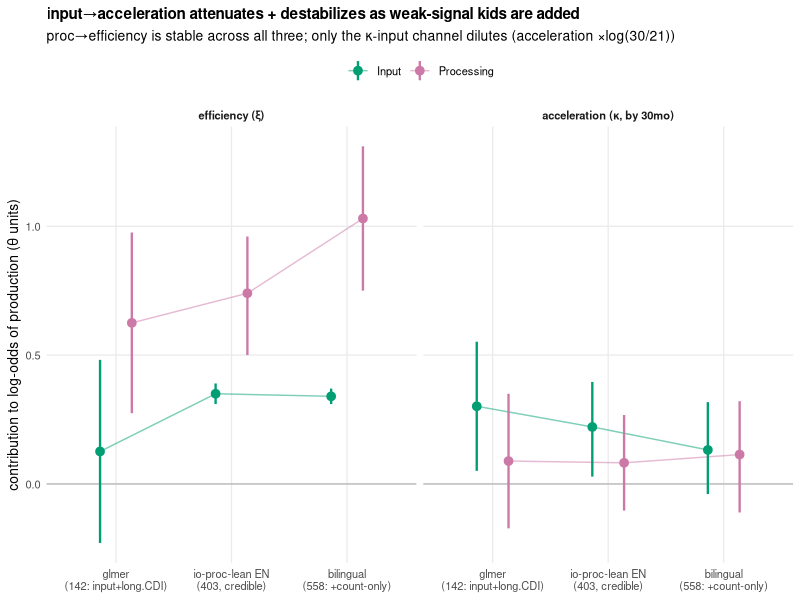

This figure's R source:
## Bilingual diagnostic: the input->acceleration coefficient across three estimators of the
## SAME quantity, ordered by how many weak-signal kids each includes:
##   glmer "both"      (142 kids: input AND longitudinal item-level CDI -- the clean identifiers)
##   io-proc-lean EN   (403 kids, CURRENT Rasch-lean + wide-delta production fit, en_d2)
##   bilingual bi-lean (558 kids: + count-only HABLA/ELENA kids via the sumscore branch)
## English input->accel is CREDIBLE (0.62, CI clears 0); the bilingual count cohorts both
## halve it (0.62->0.37) and collapse convergence (ess 134->22) via the structural kappa
## feedback. proc->efficiency stays put (the dense RT channel). Apples-to-apples = same model.
## RUN LOCALLY. -> figs/bilingual_input_accel_attenuation.png
suppressPackageStartupMessages({library(dplyr); library(ggplot2); library(here); library(readr)})

co  <- read_csv(here("studies/io_proc_glmer/results/glmer_ladder_coefs.csv"), show_col_types = FALSE)
sm2 <- read_csv(here("studies/io_proc_glmer/results/sm2_overlay.csv"),        show_col_types = FALSE)
KACC <- log(30 / 21)                                       # acceleration -> level-equivalent theta units
PAL  <- c(Input = "#009E73", Processing = "#CC79A7")

d <- bind_rows(filter(co, spec == "both_common"),
               filter(sm2, spec %in% c("en_d2", "bi_d2"))) %>%
  mutate(acc  = term == "acceleration",
         est2 = ifelse(acc, est * KACC, est),
         lo2  = ifelse(acc, lo  * KACC, lo),
         hi2  = ifelse(acc, hi  * KACC, hi),
         channel = factor(channel, levels = c("input", "processing"), labels = c("Input", "Processing")),
         term_x  = factor(term, levels = c("level", "acceleration"),
                          labels = c("efficiency (ξ)", "acceleration (κ, by 30mo)")),
         model = factor(recode(spec, both_common = "glmer\n(142: input+long.CDI)",
                                     en_d2       = "io-proc-lean EN\n(403, credible)",
                                     bi_d2       = "bilingual\n(558: +count-only)"),
                        levels = c("glmer\n(142: input+long.CDI)",
                                   "io-proc-lean EN\n(403, credible)",
                                   "bilingual\n(558: +count-only)")))

dg <- position_dodge(width = 0.55)
p <- ggplot(d, aes(model, est2, color = channel, group = channel)) +
  geom_hline(yintercept = 0, linewidth = 0.3, color = "grey60") +
  geom_line(position = dg, linewidth = 0.5, alpha = 0.5) +
  geom_linerange(aes(ymin = lo2, ymax = hi2), position = dg, linewidth = 0.8) +
  geom_point(position = dg, size = 2.6) +
  facet_wrap(~ term_x) +
  scale_color_manual(values = PAL, name = NULL) +
  labs(x = NULL, y = "contribution to log-odds of production (θ units)",
       title = "input→acceleration attenuates + destabilizes as weak-signal kids are added",
       subtitle = "proc→efficiency is stable across all three; only the κ-input channel dilutes (acceleration ×log(30/21))") +
  theme_minimal(base_size = 10) +
  theme(panel.grid.minor = element_blank(), legend.position = "top",
        plot.title = element_text(face = "bold", size = 11),
        axis.text.x = element_text(size = 8), strip.text = element_text(face = "bold"))
ggsave(here("studies/io_proc_glmer/figs/bilingual_input_accel_attenuation.png"), p, width = 9, height = 4.6, dpi = 140)
cat("wrote figs/bilingual_input_accel_attenuation.png\n")
d %>% filter(acc) %>% transmute(model = gsub("\n.*", "", model), channel, est2 = round(est2, 3),
                                ci = sprintf("[%.2f, %.2f]", lo2, hi2)) %>% as.data.frame() %>% print(row.names = FALSE)
